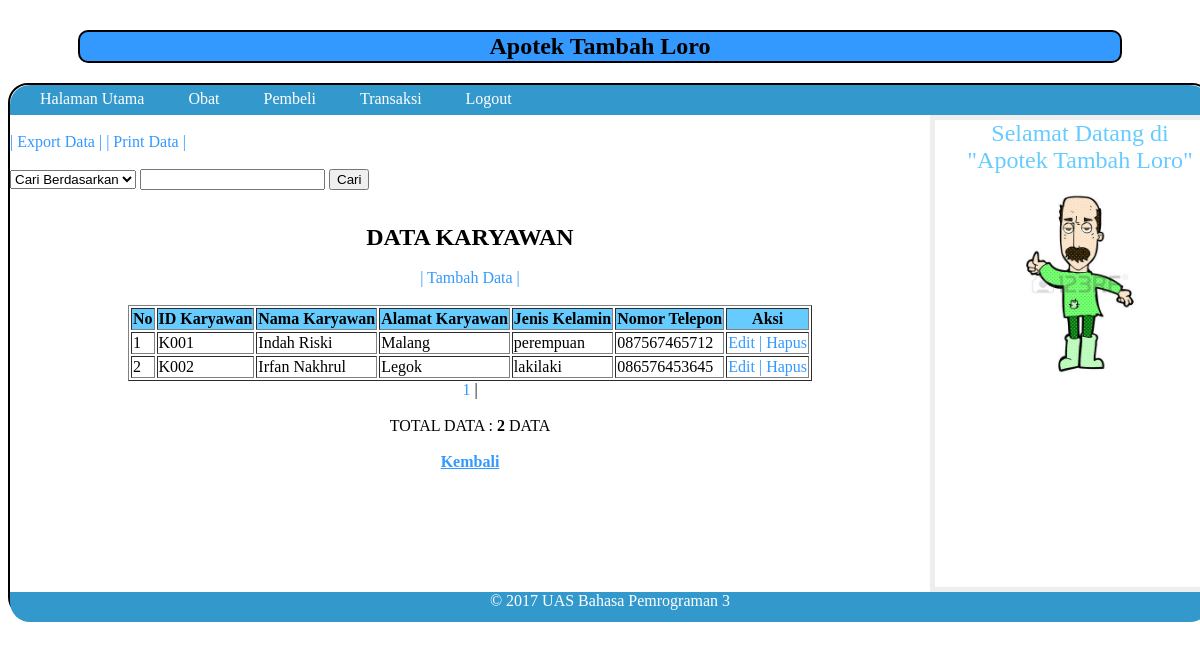
Screenshot of /admin/karyawan/tampil.php with the database file from the repository.
### tables this page shows
CREATE TABLE IF NOT EXISTS `karyawan` (
  `id_karyawan` varchar(5) NOT NULL,
  `nama_karyawan` varchar(30) NOT NULL,
  `alamat_karyawan` varchar(50) NOT NULL,
  `jkel_karyawan` varchar(50) NOT NULL,
  `tlp_karyawan` varchar(15) NOT NULL,
  PRIMARY KEY (`id_karyawan`)
);

### admin/karyawan/tampil.php (the view, shortened to what this page needs)
<html>
<link rel="stylesheet" type="text/css" href="../../css.css">
<body>
<center>
<h2><b> Apotek Tambah Loro </b></h2>
</center>
<div class="wrapper">
		<nav>
		<ul>
	<li><a href="../../admin.php"> Halaman Utama </a></li>
    <li><a href="../obat/tampil.php"> Obat </a></li>
    <li><a href="../pembeli/tampil.php"> Pembeli</a></li>
    <li><a href="../transaksi/tampil.php"> Transaksi</a></li>
    <li><a href="../../logout.php"> Logout</a></li></aside>
   		</ul>
		</nav>
<section class="courses">
<article>
<br>
<a href='export.php'>| Export Data  | </a>
<a href='proses_print.php'>| Print Data | </a>
<br><br>
<form method="post" action="cari.php">
<select name="pilih"> <option value=""> Cari Berdasarkan </option>
                    </select>
<input type="text" name="pilihan">
<input type="submit" name="submit" value="Cari">
</form>
<center>
<br><b><font size="+2">DATA KARYAWAN</font></b>
<br><br>
<a href='insert.php'>| Tambah Data |</a><br><br>
<table border="1">
<th> No </th>
<th> ID Karyawan </th>
<th> Nama Karyawan </th>
<th> Alamat Karyawan </th>
<th> Jenis Kelamin </th>
<th> Nomor Telepon </th>
<th> Aksi </th>
<?php
$batas=5;
$halaman=$_GET['halaman'];
if(empty($halaman)) {
	$posisi=0;
}
else {
$posisi=($halaman-1)*$batas;
}
$tampil="select * from karyawan order by id_karyawan limit $posisi,$batas";
$hasil=mysql_query($tampil);
$no=1+$posisi;
while($row=mysql_fetch_array($hasil)) {
echo"<tr><td>$no</td>";
echo"<td>$row[id_karyawan]</td>";
echo"<td>$row[nama_karyawan]</td>";
echo"<td>$row[alamat_karyawan]</td>";
echo"<td>$row[jkel_karyawan]</td>";
echo"<td>$row[tlp_karyawan]</td>";
echo"<td> <a href='update.php?id=$row[id_karyawan]'> Edit |
		<a href='delete.php?id=$row[id_karyawan]' onclick='return confirm(\"Anda Yakin?\")'> Hapus </a></td>";
$no++;
}
echo "</table>";
?>
<?php
	$tampil2 = "SELECT * FROM karyawan";
	$query = mysql_query($tampil2);
	$jum = mysql_num_rows($query);
	$jmlhal = ceil($jum/$batas);
for ($i=1;$i<=$jmlhal;$i++)
	if ($i != $hal)
	{
		echo"<a href='$_SERVER[PHP_SELF]?halaman=$i'> $i </a> | ";
	}
	else
	{
		echo"<b> $i </b> | ";
	}
echo "<br><br> <font color='#000'>TOTAL DATA : <b> $jum </b> DATA </font><br><br>";
?>
<?php
	echo "<a href='../../admin.php'><b><u>Kembali</u></b></a>";
	?>
</center>
</article>
	</section>
    <aside>
    <section class="contact-details">
<h3><font size="+2"><center>Selamat Datang di "Apotek Tambah Loro"</center></font></h3>
	</section>
	<section class="popular-recipes">
<center><img src="../../gambar/karyawan.jpg" width="200" height="200"></center>
	</section>
	</aside>
<footer><center>
&copy; 2017 UAS Bahasa Pemrograman 3
</center></footer>
</div>

### css.css (style rules this page uses)
.wrapper { width: 1200px; height:530px; margin: 18px auto 18px auto; border: 2px solid #000000; background-color: #ffffff; border-bottom-left-radius:20px; border-bottom-right-radius:20px; border-top-left-radius:20px; border-top-right-radius:20px; }
nav { clear: both; color: #ffffff; background-color: #3399CC; height: 30px; border-top-left-radius:20px; border-top-right-radius:20px; }
nav ul { margin: 0px; padding: 5px 0px 5px 30px; }
nav li { display: inline; margin-right: 40px; }
nav li a { color: #ffffff; }
section.courses { float: left; width: 920px; }
article { clear: both; overflow: auto; width: 100%; }
aside { width: 250px; height: 457px; float: left; padding: 0px 0px 10px 20px; border: 5px solid #eeeeee; }
a { color: #3399FF; text-decoration: none; }
h1, h2, h3 { font-weight: normal; }
h2 { padding: 1px; color: #000; background-color:#39F; border-radius:1px; border:2px solid #000; margin-left:70px; margin-right:70px; border-bottom-left-radius:10px; border-bottom-right-radius:10px; border-top-left-radius:10px; border-top-right-radius:10px; margin-top: 30px; }
h3 { margin: 0px 0px 10px 0px; color: #66CCFF; }
footer { clear: both; color: #ffffff; background-color:#3399CC; height: 30px; border-bottom-left-radius:20px; border-bottom-right-radius:20px; }
th { background:#6CF; }

### rows the page displays
karyawan: id_karyawan "K001", nama_karyawan "Indah Riski", alamat_karyawan "Malang", jkel_karyawan "perempuan", tlp_karyawan "087567465712"
karyawan: id_karyawan "K002", nama_karyawan "Irfan Nakhrul", alamat_karyawan "Legok", jkel_karyawan "lakilaki", tlp_karyawan "086576453645"

### other values shown
$jum "2"
